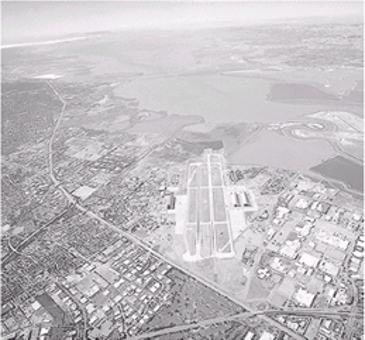
#> input picture Practice-2/hw-6/Picture.png, 365 x 340 px
$ python hw-6.py
#> lines starting #> are read from the running program, lines starting #| are printed output that depends on the picture
#> further down, original_image is the input picture: PIL image 365x340 RGBA; mean R, G, B, A 194.5, 191.1, 194.5, 255
import numpy as np
from PIL import Image
import matplotlib.pyplot as plt

def gamma_correction(image, gamma):
#> called with gamma = 2.2
    img_array = np.array(image) / 255.0
    corrected_array = np.clip(img_array ** gamma, 0, 1)
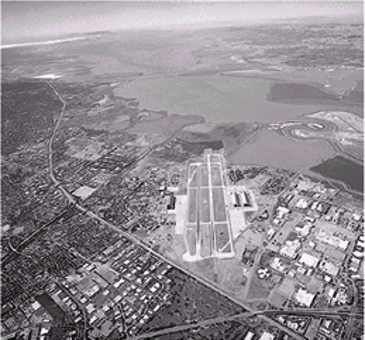
#> corrected_array: shape (340, 365, 4) float64; mean R, G, B, A 0.57, 0.55, 0.57, 1
    corrected_image = (corrected_array * 255).astype(np.uint8)
    return Image.fromarray(corrected_image)

image_path = 'Picture.png'
original_image = Image.open(image_path)
gamma_value = 2.2
gamma_corrected_image = gamma_correction(original_image, gamma_value)
plt.figure(figsize=(10, 5))
plt.subplot(1, 2, 1)
plt.imshow(original_image)
plt.title('Original Image')
plt.axis('off')
plt.subplot(1, 2, 2)
plt.imshow(gamma_corrected_image)
plt.title(f'Gamma Corrected Image (Gamma={gamma_value})')
plt.axis('off')
plt.tight_layout()
plt.show()
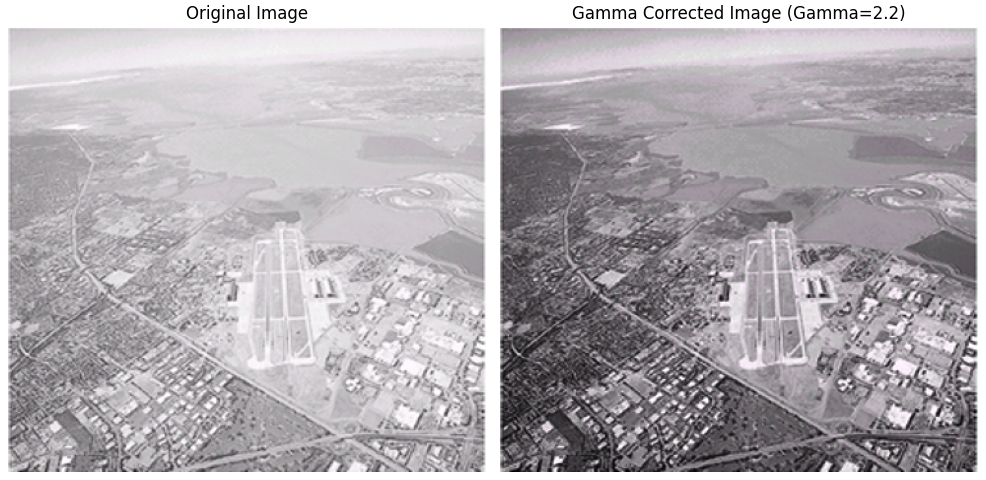
#> figure drawn by matplotlib, 2 panels
